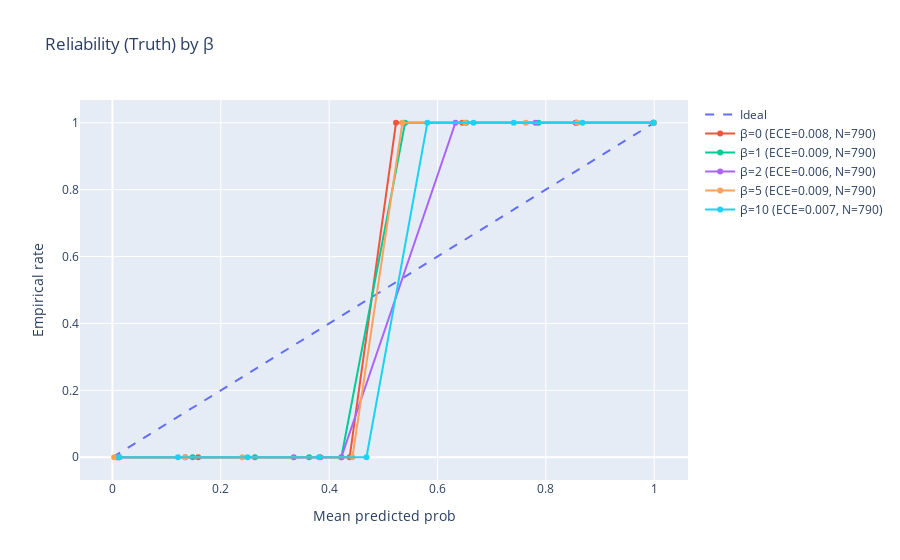
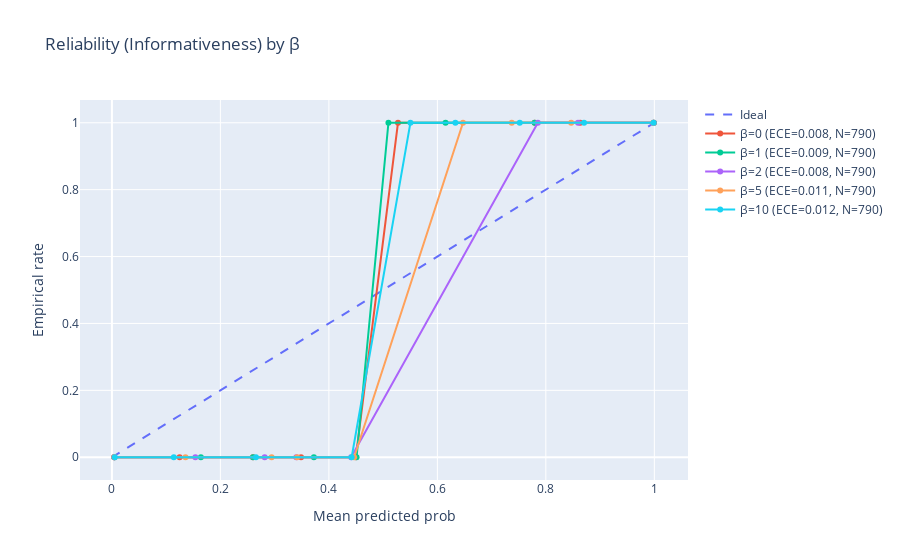

Notebook cell for these charts, in order:
### Markdown cell above
## 3) Calibration Checks by β (Reliability + ECE)
For **Truth** and **Informativeness**:
- Make reliability curves by binning **probabilities** into deciles and plotting **mean predicted vs empirical rate** (using binary labels).
- Compute **ECE** (Expected Calibration Error) as ∑_bins |acc−conf|·(n/N).

*Note:* We do **not** recalibrate here; this is diagnostic to see if calibration differs across β.

### Code cell
def reliability_by_beta(frames_by_beta, y_col, p_col, nbins=10):
    """Return dict[beta] -> (df_bins, ECE, N) for a given outcome."""
    out = {}
    for b, fr in frames_by_beta.items():
        p = fr[p_col].values
        y = fr[y_col].values
        N = len(y)
        bins = np.linspace(0, 1, nbins+1)
        idx = np.digitize(p, bins, right=True)
        # clamp
        idx[idx < 1] = 1
        idx[idx > nbins] = nbins
        rows = []
        ece = 0.0
        for k in range(1, nbins+1):
            mask = (idx == k)
            n = int(mask.sum())
            if n == 0:
                rows.append(dict(bin=k, n=0, conf=np.nan, acc=np.nan))
                continue
            conf = float(np.mean(p[mask]))
            acc  = float(np.mean(y[mask]))
            rows.append(dict(bin=k, n=n, conf=conf, acc=acc))
            ece += abs(acc - conf) * (n / N)
        out[b] = (pd.DataFrame(rows), float(ece), int(N))
    return out

# Compute reliability for Truth and Info
rel_T = reliability_by_beta(frames_by_beta_soft, "yT", "pT", nbins=10)
rel_I = reliability_by_beta(frames_by_beta_soft, "yI", "pI", nbins=10)

def plot_reliability(rel_dict, title):
    fig = go.Figure()
    # 45-degree reference
    fig.add_trace(go.Scatter(x=[0,1], y=[0,1], mode="lines", name="Ideal", line=dict(dash="dash")))
    for b in BETA_ORDER:
        bins_df, ece, N = rel_dict[b]
        bins_df = bins_df.dropna()
        if len(bins_df)==0: 
            continue
        fig.add_trace(go.Scatter(
            x=bins_df["conf"], y=bins_df["acc"],
            mode="lines+markers", name=f"β={b} (ECE={ece:.3f}, N={N})"
        ))
    fig.update_layout(title=title, xaxis_title="Mean predicted prob", yaxis_title="Empirical rate")
    fig.show()

plot_reliability(rel_T, "Reliability (Truth) by β")
plot_reliability(rel_I, "Reliability (Informativeness) by β")

# Tabular ECE summary
ece_rows = []
for b in BETA_ORDER:
    ece_rows.append(dict(beta=b, ECE_T=rel_T[b][1], N_T=rel_T[b][2], ECE_I=rel_I[b][1], N_I=rel_I[b][2]))
ece_table = pd.DataFrame(ece_rows).set_index("beta").sort_index()
display(ece_table.round(4))

### Figure 1 — Plotly figure (JSON) as saved in the notebook; plotly's stock layout.template omitted (floating-point values rounded to 4 significant figures)
{"data": [{"line": {"dash": "dash"}, "mode": "lines", "name": "Ideal", "type": "scatter", "x": [0, 1], "y": [0, 1]}, {"mode": "lines+markers", "name": "β=0 (ECE=0.008, N=790)", "type": "scatter", "x": [0.0126, 0.1582, 0.3835, 0.4378, 0.5234, 0.6457, 0.855, 0.9983], "y": [0.0, 0.0, 0.0, 0.0, 1.0, 1.0, 1.0, 1.0]}, {"mode": "lines+markers", "name": "β=1 (ECE=0.009, N=790)", "type": "scatter", "x": [0.01156, 0.1481, 0.2628, 0.363, 0.4225, 0.5402, 0.653, 0.7864, 0.8575, 0.9986], "y": [0.0, 0.0, 0.0, 0.0, 0.0, 1.0, 1.0, 1.0, 1.0, 1.0]}, {"mode": "lines+markers", "name": "β=2 (ECE=0.006, N=790)", "type": "scatter", "x": [0.008384, 0.1344, 0.3346, 0.4225, 0.6332, 0.7808, 0.8557, 0.9992], "y": [0.0, 0.0, 0.0, 0.0, 1.0, 1.0, 1.0, 1.0]}, {"mode": "lines+markers", "name": "β=5 (ECE=0.009, N=790)", "type": "scatter", "x": [0.003103, 0.1344, 0.2397, 0.443, 0.5351, 0.6509, 0.7629, 0.8581, 0.9994], "y": [0.0, 0.0, 0.0, 0.0, 1.0, 1.0, 1.0, 1.0, 1.0]}, {"mode": "lines+markers", "name": "β=10 (ECE=0.007, N=790)", "type": "scatter", "x": [0.01238, 0.1209, 0.2494, 0.3812, 0.4689, 0.5813, 0.6665, 0.7408, 0.8675, 0.9991], "y": [0.0, 0.0, 0.0, 0.0, 0.0, 1.0, 1.0, 1.0, 1.0, 1.0]}], "layout": {"title": {"text": "Reliability (Truth) by β"}, "xaxis": {"title": {"text": "Mean predicted prob"}}, "yaxis": {"title": {"text": "Empirical rate"}}}}

### Figure 2 — Plotly figure (JSON) as saved in the notebook; plotly's stock layout.template omitted (floating-point values rounded to 4 significant figures)
{"data": [{"line": {"dash": "dash"}, "mode": "lines", "name": "Ideal", "type": "scatter", "x": [0, 1], "y": [0, 1]}, {"mode": "lines+markers", "name": "β=0 (ECE=0.008, N=790)", "type": "scatter", "x": [0.004127, 0.1249, 0.2601, 0.3487, 0.4497, 0.5274, 0.7794, 0.8634, 0.9991], "y": [0.0, 0.0, 0.0, 0.0, 0.0, 1.0, 1.0, 1.0, 1.0]}, {"mode": "lines+markers", "name": "β=1 (ECE=0.009, N=790)", "type": "scatter", "x": [0.004482, 0.164, 0.2601, 0.3724, 0.451, 0.5098, 0.6151, 0.7794, 0.9989], "y": [0.0, 0.0, 0.0, 0.0, 0.0, 1.0, 1.0, 1.0, 1.0]}, {"mode": "lines+markers", "name": "β=2 (ECE=0.008, N=790)", "type": "scatter", "x": [0.004593, 0.1538, 0.2817, 0.3399, 0.4411, 0.7853, 0.8594, 0.9984], "y": [0.0, 0.0, 0.0, 0.0, 0.0, 1.0, 1.0, 1.0]}, {"mode": "lines+markers", "name": "β=5 (ECE=0.011, N=790)", "type": "scatter", "x": [0.004743, 0.1357, 0.2944, 0.3414, 0.4466, 0.6473, 0.7372, 0.8468, 0.9982], "y": [0.0, 0.0, 0.0, 0.0, 0.0, 1.0, 1.0, 1.0, 1.0]}, {"mode": "lines+markers", "name": "β=10 (ECE=0.012, N=790)", "type": "scatter", "x": [0.00527, 0.1141, 0.2655, 0.442, 0.5503, 0.6332, 0.7519, 0.8704, 0.9986], "y": [0.0, 0.0, 0.0, 0.0, 1.0, 1.0, 1.0, 1.0, 1.0]}], "layout": {"title": {"text": "Reliability (Informativeness) by β"}, "xaxis": {"title": {"text": "Mean predicted prob"}}, "yaxis": {"title": {"text": "Empirical rate"}}}}
